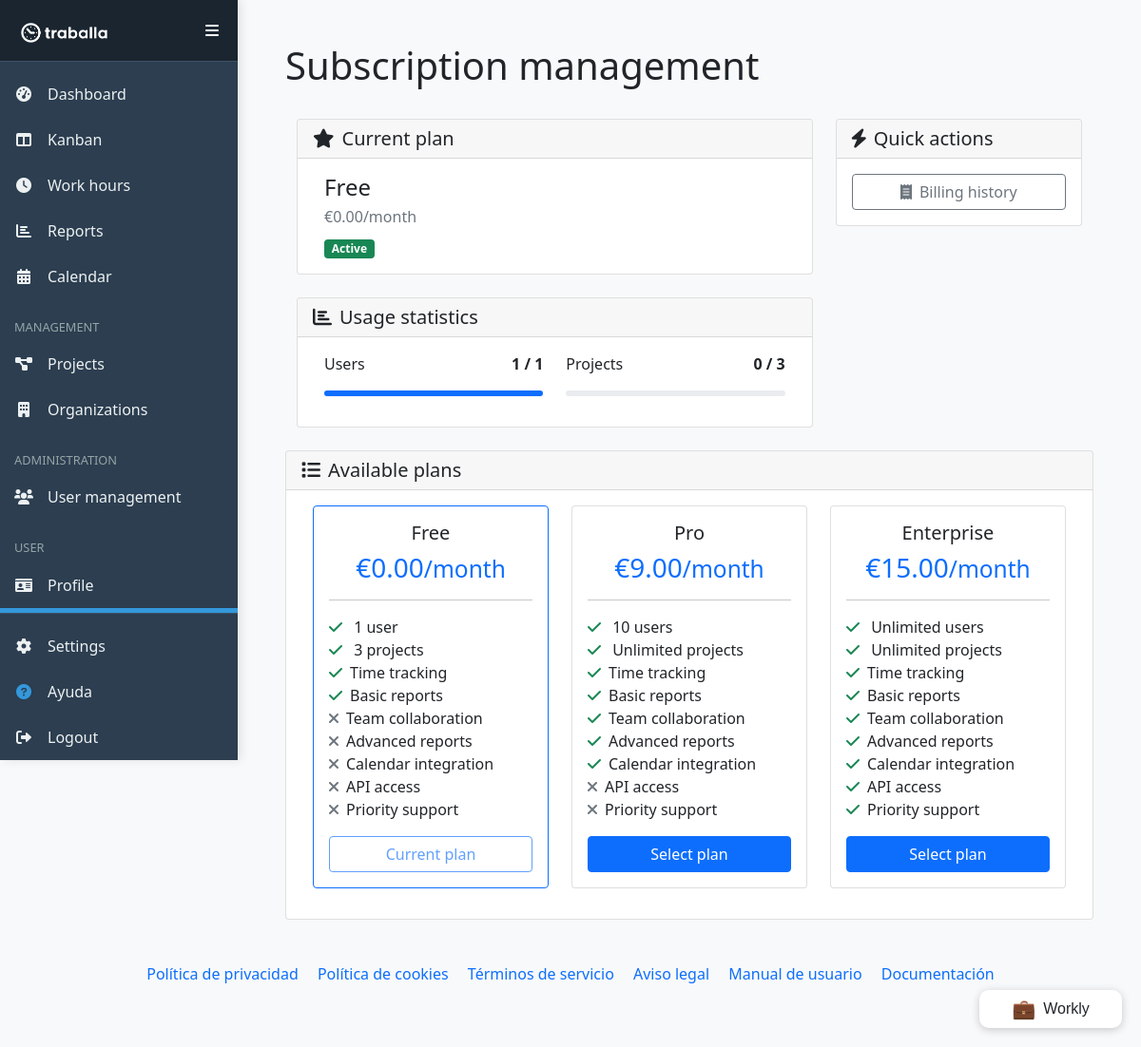
Page /webroot/index.php?page=subscription (signed in) on the committed database.
### tables this page shows
CREATE TABLE `organizations` (
  `id` int(11) NOT NULL,
  `name` varchar(100) NOT NULL,
  `description` text DEFAULT NULL,
  `logo` varchar(255) DEFAULT NULL,
  `created_at` timestamp NULL DEFAULT current_timestamp(),
  `updated_at` timestamp NULL DEFAULT current_timestamp() ON UPDATE current_timestamp()
);

CREATE TABLE `subscription_plans` (
  `id` int(11) NOT NULL PRIMARY KEY AUTO_INCREMENT,
  `name` varchar(50) NOT NULL,
  `description` text,
  `price` decimal(10,2) NOT NULL DEFAULT 0.00,
  `billing_cycle` enum('monthly','yearly') NOT NULL DEFAULT 'monthly',
  `max_users` int(11) DEFAULT 1,
  `max_projects` int(11) DEFAULT 3,
  `features` json DEFAULT NULL,
  `is_active` tinyint(1) NOT NULL DEFAULT 1,
  `created_at` timestamp NULL DEFAULT current_timestamp(),
  `updated_at` timestamp NULL DEFAULT current_timestamp() ON UPDATE current_timestamp()
);

### pages/subscription.php (the view, shortened to what the rows shown need)
<?php
$user_id = $session->get('user_id');
$user_org_id = $session->get('current_organization_id');
if (!$user_org_id) {
    $user_organizations = getUserOrganizations($pdo, $user_id);
    if (!empty($user_organizations)) {
        $user_org_id = $user_organizations[0]['id'];
    }
}
$subscriptionManager = getSubscriptionManager();
$currentPlan = null;
$allPlans = [];
$usageStats = ['users_count' => 0, 'projects_count' => 0];
if ($subscriptionManager) {
    try {
        $currentPlan = $subscriptionManager->getOrganizationPlan($user_org_id);
        $allPlansRaw = $subscriptionManager->getPlans();
        if (is_array($allPlansRaw)) {
            $validPlans = [];
            foreach ($allPlansRaw as $planData) {
                if (is_array($planData) &&
                    isset($planData['id'], $planData['name'], $planData['price']) &&
                    is_numeric($planData['id']) &&
                    is_string($planData['name']) &&
                    is_numeric($planData['price'])) {
                    $validPlans[] = $planData;
                }
            }
            $allPlans = $validPlans;
        }
        $usageStatsRaw = $subscriptionManager->getUsageStats($user_org_id);
        if (is_array($usageStatsRaw)) {
            $usageStats = array_merge($usageStats, $usageStatsRaw);
        }
        $subscriptionManager->updateUsageStats($user_org_id);
    } catch (Exception $e) {
        error_log("Subscription error: " . $e->getMessage());
        $error = "Error loading subscription data.";
        $allPlans = [];
        $currentPlan = null;
    }
}
?>
<div class="d-flex justify-content-between align-items-center mb-4">
    <h1></i>Subscription management</h1>
</div>
<div class="row">
    <div class="col-md-8">
        <div class="card mb-4">
            <div class="card-body">
                <?php if ($currentPlan): ?>
                    <div class="row align-items-center">
                        <div class="col-md-8">
                            <h4 class="mb-1"><?php echo htmlspecialchars($currentPlan['name']); ?></h4>
                            <p class="text-muted mb-2">
                                €<?php echo number_format($currentPlan['price'], 2); ?>/month
                            </p>
                            <span class="badge bg-<?php
                                echo $currentPlan['subscription_status'] === 'active' ? 'success' :
                                    ($currentPlan['subscription_status'] === 'trial' ? 'warning' : 'secondary');
                            ?>">
                                <?php echo ucfirst($currentPlan['subscription_status']); ?>
                            </span>
                        </div>
                    </div>
                <?php else: ?>
                    <p class="text-muted">No active subscription found.</p>
                <?php endif; ?>
            </div>
        </div>
        <div class="card mb-4">
            <div class="card-body">
                <div class="row">
                    <div class="col-md-6">
                        <div class="d-flex justify-content-between align-items-center mb-3">
                            <span>Users</span>
                            <span class="fw-bold">
                                <?php echo $usageStats['users_count']; ?>
                                <?php if ($currentPlan && $currentPlan['max_users'] != -1): ?>
                                    / <?php echo $currentPlan['max_users']; ?>
                                <?php endif; ?>
                            </span>
                        </div>
                    </div>
                    <div class="col-md-6">
                        <div class="d-flex justify-content-between align-items-center mb-3">
                            <span>Projects</span>
                            <span class="fw-bold">
                                <?php echo $usageStats['projects_count']; ?>
                                <?php if ($currentPlan && $currentPlan['max_projects'] != -1): ?>
                                    / <?php echo $currentPlan['max_projects']; ?>
                                <?php endif; ?>
                            </span>
                        </div>
                    </div>
                </div>
            </div>
        </div>
    </div>
</div>
<div class="card">
    <div class="card-body">
        <div class="row">
            <?php
            if (is_array($allPlans) && count($allPlans) > 0):
                $totalPlans = count($allPlans);
                $maxPlans = min(5, $totalPlans);
                for ($i = 0; $i < $maxPlans; $i++):
                    $plan = $allPlans[$i];
            ?>
                <div class="col-md-4 mb-3">
                    <div class="card h-100 <?php echo ($currentPlan && $currentPlan['current_plan_id'] == $plan['id']) ? 'border-primary' : ''; ?>">
                        <div class="card-body text-center">
                            <h5 class="card-title"><?php echo htmlspecialchars($plan['name']); ?></h5>
                            <h3 class="text-primary">€<?php echo number_format($plan['price'], 2); ?><small>/month</small></h3>
                            <hr>
                            <ul class="list-unstyled text-start">
                                <li><i class="fas fa-check text-success me-2"></i>
                                    <?php echo $plan['max_users'] == -1 ? 'Unlimited users' : $plan['max_users'] . ' user' . ($plan['max_users'] > 1 ? 's' : ''); ?>
                                </li>
                                <li><i class="fas fa-check text-success me-2"></i>
                                    <?php echo $plan['max_projects'] == -1 ? 'Unlimited projects' : $plan['max_projects'] . ' project' . ($plan['max_projects'] > 1 ? 's' : ''); ?>
                                </li>
                                <?php
                                $features = [];
                                if (isset($plan['features']) && !empty($plan['features'])) {
                                    $decodedFeatures = json_decode($plan['features'], true);
                                    if (json_last_error() === JSON_ERROR_NONE && is_array($decodedFeatures)) {
                                        $features = $decodedFeatures;
                                    }
                                }
                                $featureLabels = [
                                    'time_tracking' => 'Time tracking',
                                    'basic_reports' => 'Basic reports',
                                    'team_collaboration' => 'Team collaboration',
                                    'advanced_reports' => 'Advanced reports',
                                    'calendar_integration' => 'Calendar integration',
                                    'api_access' => 'API access',
                                    'priority_support' => 'Priority support'
                                ];
                                $featureKeys = array_keys($featureLabels);
                                $totalFeatures = count($featureKeys);
                                $maxFeatures = min(7, $totalFeatures);
                                for ($j = 0; $j < $maxFeatures; $j++):
                                    $key = $featureKeys[$j];
                                    $label = $featureLabels[$key];
                                    $hasFeature = isset($features[$key]) && $features[$key];
                                    $icon = $hasFeature ? 'fas fa-check text-success' : 'fas fa-times text-muted';
                                ?>
                                    <li><i class="<?php echo $icon; ?> me-2"></i><?php echo htmlspecialchars($label); ?></li>
                                <?php endfor; ?>
                            </ul>
                            <?php if ($currentPlan && $currentPlan['current_plan_id'] == $plan['id']): ?>
                                <button class="btn btn-outline-primary w-100" disabled>Current plan</button>
                            <?php else: ?>
                                <button class="btn btn-primary w-100 upgrade-btn"
                                        data-plan-id="<?php echo $plan['id']; ?>"
                                        data-plan-name="<?php echo htmlspecialchars($plan['name']); ?>"
                                        data-plan-price="<?php echo $plan['price']; ?>">
                                    <?php if ($plan['price'] == 0): ?>
                                        Downgrade to free
                                    <?php else: ?>
                                        Select plan
                                    <?php endif; ?>
                                </button>
                            <?php endif; ?>
                        </div>
                    </div>
                </div>
            <?php
                endfor;
            else:
            ?>
                <div class="col-12">
                    <p class="text-center text-muted">No plans available at the moment.</p>
                </div>
            <?php endif; ?>
        </div>
    </div>
</div>

### rows in the picture
organizations: current_plan.name "Free", current_plan.price "0.00", subscription_status "Active", current_plan.max_users "1", current_plan.max_projects "3"
subscription_plans: name "Free", price "0.00", max_users "1", max_projects "3", label "Time tracking", label "Basic reports", label "Team collaboration", label "Advanced reports", label "Calendar integration", label "API access", label "Priority support", shows "Current plan"
subscription_plans: name "Pro", price "9.00", max_users "10", max_projects "Unlimited projects", label "Time tracking", label "Basic reports", label "Team collaboration", label "Advanced reports", label "Calendar integration", label "API access", label "Priority support", shows "Select plan"
subscription_plans: name "Enterprise", price "15.00", max_users "Unlimited users", max_projects "Unlimited projects", label "Time tracking", label "Basic reports", label "Team collaboration", label "Advanced reports", label "Calendar integration", label "API access", label "Priority support", shows "Select plan"

### other values in the picture
$usageStats['users_count'] "1"
$usageStats['projects_count'] "0"
